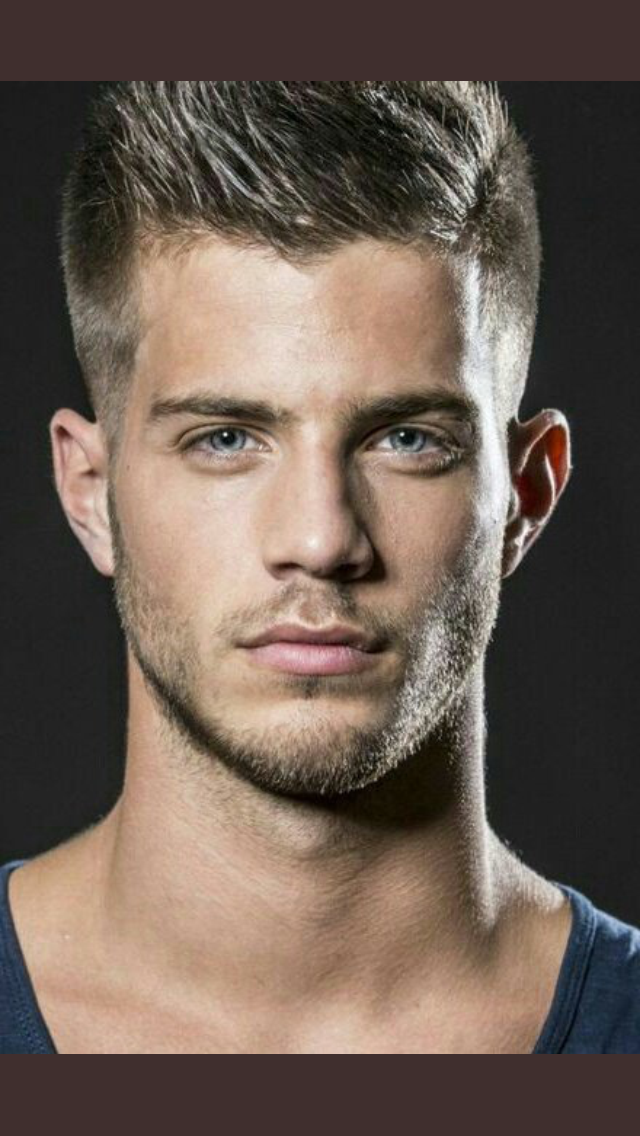
#> input picture image-sticker/images/sample1.png, 640 x 1136 px, found by its file name; its folder holds 7 pictures in this run
$ jupyter execute --allow-errors project.ipynb
#> lines starting #> are read from the running program, lines starting #| are printed output that depends on the picture
# Step 1. 인물모드 직접 해 보기

[cell 1]
import cv2
import numpy as np
from pixellib.semantic import semantic_segmentation
from functools import lru_cache

#> (a cell that did not finish here is left out)

[cell 3]
def read_image(image_path):
    """
    주어진 경로의 이미지를 RGB로 읽어옵니다
    :param image_path: 읽어올 이미지 경로
    :return: 3D np.ndarray
    """
#> called with image_path = 'images/sample1.png'
    brg_image = cv2.imread(image_path)
#> brg_image is the input picture: shape (1136, 640, 3); mean B, G, R 82.8, 93, 108.1
    rgb_image = cv2.cvtColor(brg_image, cv2.COLOR_BGR2RGB)
    return rgb_image

def segment(image_path):
    """
    object segmenation을 수행한다.
    """
    return seg_model.segmentAsPascalvoc(image_path)

@lru_cache(maxsize=100)
def segment_cached(image_path):
    """
    segment cache wrapper
    """
    return segment(image_path)

def extract_bg_mask(seg_output):
    """
    주어진 segmentation 결과를 사용하여 배경(인물이 아닌) mask를 추출합니다.
    :param seg_output: segmentation 결과
    :return: 3D np.ndarray
    """
    bg_seg_map = np.any(seg_output != person_seg_color_bgr, axis=-1) # 사람을 제외한 픽셀
    bg_seg_mask = bg_seg_map.astype(np.uint8) * 255 # 1(True) -> 255
    bg_seg_mask_rgb = cv2.cvtColor(bg_seg_mask, cv2.COLOR_GRAY2RGB)
    return bg_seg_mask_rgb

def portrait_filter(image_path, ksize=(10,10)):
    """
    주어진 이미지에 인물사진 필터를 적용합니다.
    :param image_path: 필터를 적용할 이미지 경로
    :param ksize: 배경을 흐리게 하는 정도, 값이 클수록 흐려진다
    :return: 3D np.ndarray
    """
    image = read_image(image_path)

    _segvalues, seg_output = segment_cached(image_path)

    blur_image = cv2.blur(image, ksize=ksize)
    bg_mask = extract_bg_mask(seg_output)

    # 배경 mask에서 0인 부분은 사람, 255인 부분은 배경
    filtered_image = np.where(bg_mask==0, image, blur_image)
    return filtered_image


def chromakey_filter(image_path, bg_color=(0,255,0)):
    """
    주어진 이미지에 크로마키 필터를 적용합니다.
    :param image_path: 필터를 적용할 이미지 경로
    :param bg_color: 크로마키 배경 색상 RGB, 기본은 초록색(0,255,0)
    :return: 3D np.ndarray
    """
    image = read_image(image_path)
#> call 3 of read_image, with image_path = 'images/sample2.png'
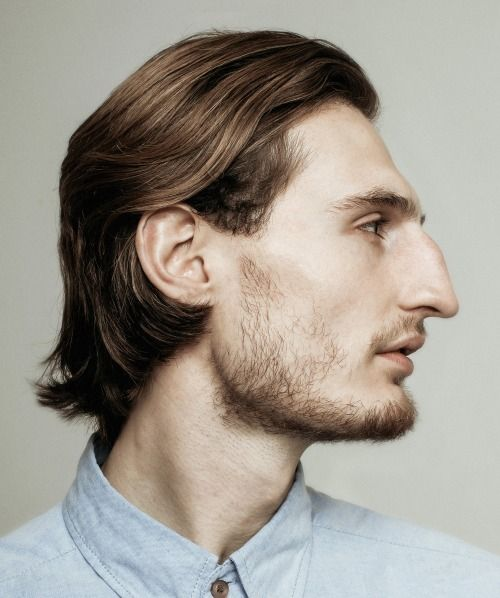
#> input picture image-sticker/images/sample2.png, 500 x 598 px, found by its file name
#> in read_image, brg_image is the input picture: shape (598, 500, 3); mean B, G, R 142.9, 152.1, 158.3

    _segvalues, seg_output = segment_cached(image_path)

    chromakey_bg = np.full(image.shape, bg_color, dtype=np.uint8)
    bg_mask = extract_bg_mask(seg_output)

    # 배경 mask에서 0인 부분은 사람, 255인 부분은 배경
    filtered_image = np.where(bg_mask==0, image, chromakey_bg)
    return filtered_image

[cell 4]
from matplotlib import pyplot as plt

total_sample_count = 5
plt.figure(figsize=(20, total_sample_count*10))

plot_count = 1
#> (the rest of this cell did not finish here and is left out)

# Step 2. 사진에서 문제점 찾기

- 인체 사이의 좁은 공간을 사람으로 판별하는 케이스가 있다.

[cell 5]
plt.figure(figsize=(20, 20))

#> (the rest of this cell did not finish here and is left out)

- 인체의 작은 말단부를 명확하게 식별 못하는 케이스가 있다.

[cell 6]
plt.figure(figsize=(20, 20))
#> (the rest of this cell did not finish here and is left out)

#> call 4 of read_image, with image_path = 'images/sample3.png'
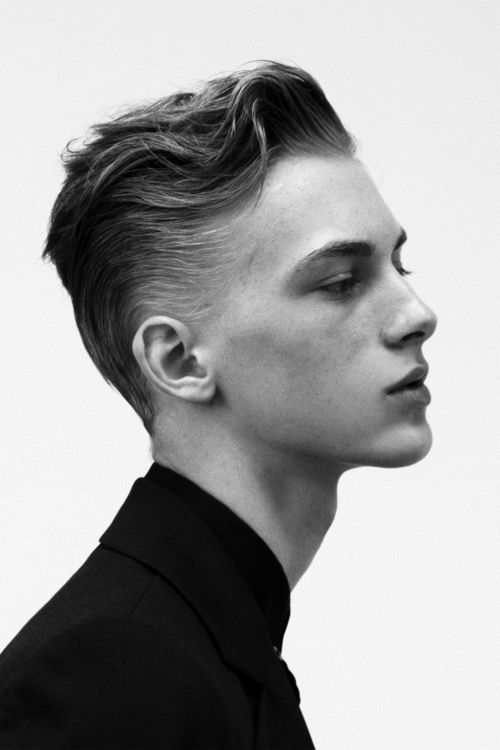
#> input picture image-sticker/images/sample3.png, 500 x 750 px, found by its file name
#> in read_image, brg_image is the input picture: shape (750, 500, 3); min 0, max 255, mean 158.7
plt.arrow(55, 170, 10, 15, head_width=10, head_length=10, fc="r", ec="r")
plt.arrow(380, 170, 10, 15, head_width=10, head_length=10, fc="r", ec="r")

- 사람이 작게 찍혀있는 경우 제대로 식별하지 못한다.

[cell 7]
plt.figure(figsize=(20, 20))
#> (the rest of this cell did not finish here and is left out)

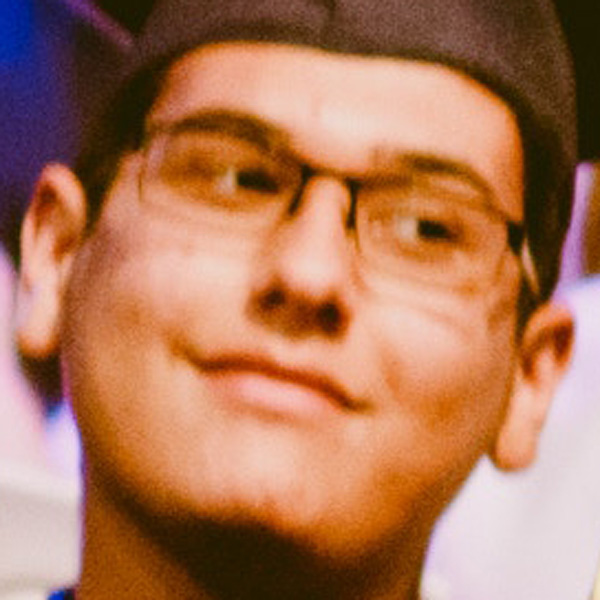
#> input picture image-sticker/images/sample5.png, 600 x 600 px, found by its file name
#> in read_image, brg_image is the input picture: shape (600, 600, 3); mean B, G, R 89.2, 118.4, 173.2
